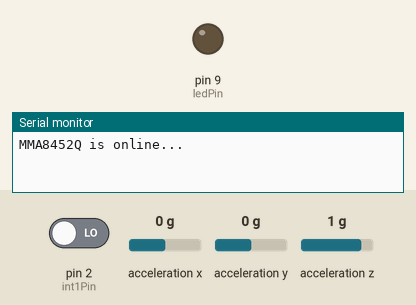
Simulated run of this sketch. Board: Arduino Uno, built with avr-gcc and run on an emulated ATmega328P. On the bench: output pins drawn as LEDs (lit = HIGH), the last lines printed to the serial monitor. Wiring (inferred from the names in the program): MMA8452 accelerometer at I2C address 0x1D. Inputs (shaded band) come from the test bench; at power-on: pin 2 (int1Pin) LOW, acceleration z 1 g, acceleration x 0 g, acceleration y 0 g.

Above: at 1.2 s.
1.3 s: pin 2 (int1Pin) driven HIGH
At 1.8 s:
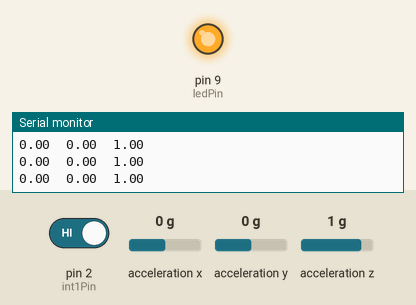
2.8 s: acceleration z set to 0.6 g
At 3.4 s:
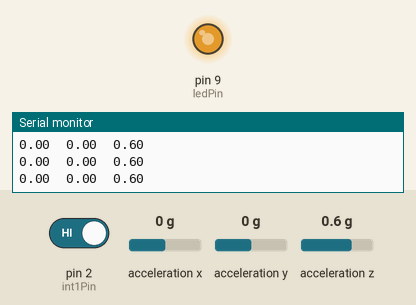
4.4 s: acceleration x set to 0.4 g
At 5.1 s:
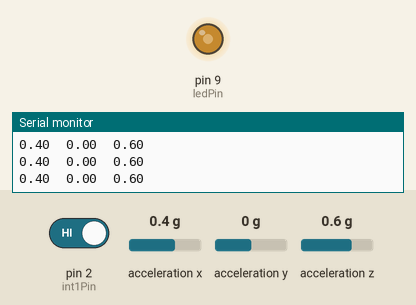
7.4 s: acceleration x set to 0.7 g
8.9 s: acceleration x set to 1 g
At 9.8 s:
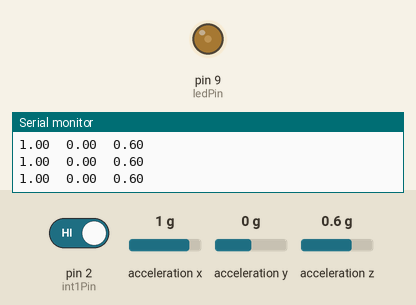
11.5 s: acceleration x set to 0.8 g
At 12.5 s:
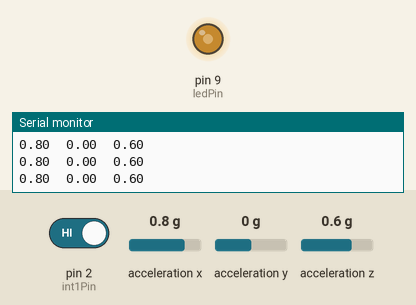
Timing chart, 0 to 14.5 s (numbered marks = the images above; inputs shaded):
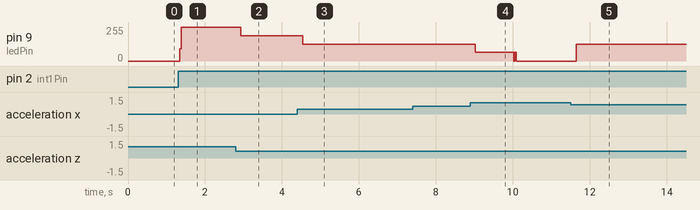

The sketch:

braike.ino
```cpp
/*
 Hardware setup:
 MMA8452Q Breakout ------- Arduino
 3.3V --------------------- 3.3V
 SDA ----------------------- A4
 SCL ----------------------- A5
 INT2 ---------------------- D3
 INT1 ---------------------- D2
 GND ---------------------- GND

 SDA and SCL should have external pull-up resistors (to 3.3V).
 10k resistors worked for me. They should be on the breakout
 board.

 Note: The MMA8452 is an I2C sensor, however this code does
 not make use of the Arduino Wire library. Because the sensor
 is not 5V tolerant, we can't use the internal pull-ups used
 by the Wire library. Instead use the included i2c.h, defs.h and types.h files.
 */
#include "i2c.h"  // not the wire library, can't use pull-ups

// The MMA8452Q breakout board defaults to 1, set to 0 if SA0 jumper on the bottom of the board is set
#define SA0 1
#if SA0
#define MMA8452_ADDRESS 0x1D  // SA0 is high, 0x1C if low
#else
#define MMA8452_ADDRESS 0x1C
#endif

/* Set the scale to either 2 (+/-2), 4 or 8g */
const byte GSCALE = 2;
/* Set the output data rate. Value should be between 0 and 7 */
const byte dataRate = 4;  // 0=800Hz, 1=400, 2=200, 3=100, 4=50, 5=12.5, 6=6.25, 7=1.56

/* Pin definitions */
int int1Pin = 2;    // These can be changed, 2 and 3 are the Arduinos external interruption pins
int ledPin  = 9;    // digital pin where the LED is connected. Connect to a pin that was pulse width modulation to fake analog output.

/* Led variables */
int LEDstate = LOW;             // LEDstate used to set the LED
long previousMillis = 0;        // will store last time LED was updated
int resting_brightness = 0;             // how bright the LED is. value [0,255]
// the follow variables is a long because the time, measured in miliseconds,
// will quickly become a bigger number than can be stored in an int.
const long intervalLED = 1000;//5000;  // interval at which to blink (milliseconds)
long LEDonMillis;               // will store last time the led time was updated

/* Sleep variables */
const long intervalSleep = 60000;  // interval at which to go to sleep (milliseconds)

/* Accel variables */
int accelCount[3];  // Stores the 12-bit signed value
float accelG[3], hypotenuse;    // Stores the real accel value in g's

/* Moving average variables */
float Sample_Vector[9];
float subtotal, min, max, acc;

/* Threshold variables */
bool brakeLed = false;
float soft_braking, medium_braking, strong_braking, maximum_value;


void setup()
{
	byte c;

	/* Debug printing */
	Serial.begin(9600);

	/* Set up the interrupt pins, they're set as active high, push-pull */
	pinMode(int1Pin, INPUT);
	digitalWrite(int1Pin, LOW);
	pinMode(ledPin, OUTPUT);

	/* Initialize LED */
	analogWrite(ledPin,resting_brightness);

	/* Read the WHO_AM_I register, this is a good test of communication */
	c = readRegister(0x0D);  // read WHO_AM_I register
	if (c == 0x2A) {// WHO_AM_I should always be 0x2A
		initMMA8452(GSCALE, dataRate);  // init the accelerometer if communication is OK
		/* Debug printing */
		Serial.println("MMA8452Q is online...");
	}
	else {
		/* Debug printing */
		Serial.print("Could not connect to MMA8452Q: 0x");
		Serial.println(c, HEX);
		while(1) ; // loop forever if communication doesn't happen
	}

	/* Set up thresholds */
	maximum_value = 2;
	soft_braking = 0.3 * maximum_value;
	medium_braking = 0.5 * maximum_value;
	strong_braking = 0.7 * maximum_value;
}

/**
 * Main loop
 */
void loop()
{
	static byte source;

	// If int1 goes high, all data registers have new data
	if (digitalRead(int1Pin)==1) { // Interrupt pin, should probably attach to interrupt function

		/* Digital filtering using a moving average as a low-pass filter */
		subtotal = 0;
		for(int k=0; k<10; ++k){
			if(k!=9)
				Sample_Vector[k] = Sample_Vector[k+1];
			else {
				/* When new data available, read the x/y/z adc values */
				readAccelData(accelCount);

				/* Now we'll calculate the accleration value into actual g's.
				   because of the moving average, their amplitude is reduced */
				for (int i=0; i<3; i++)
					accelG[i] = (float) accelCount[i]/((1<<12)/(2*GSCALE));

				/* compute tilt */
				hypotenuse = sqrt( sq(accelG[2]) + sq(abs((accelG[0]-1))) );

				Sample_Vector[9] = hypotenuse;

			}
			subtotal += Sample_Vector[k];

			/* Calculation of the max and the min in the buffer vector */
			if( Sample_Vector[k] < min )
				min = Sample_Vector[k];
			if( Sample_Vector[k] > max )
				max = Sample_Vector[k];
		}
		/* Calculation of the moving average value */
		acc = ((subtotal - min - max)/8);

		/* Debug printing */
		// Serial.print(Sample_Vector[9]);
		// Serial.print("\t");  // tabs in between axes
		// Serial.print(acc);
		// Serial.print("\t");  // tabs in between axes
		// Serial.print(1);
		// Serial.println();

		/* Debug printing */
		Serial.print(accelG[0]);
		Serial.print("\t");  // tabs in between axes
		Serial.print(accelG[1]);
		Serial.print("\t");  // tabs in between axes
		Serial.print(accelG[2]);
		Serial.println();


		/* Lookup activation thresholds */
		if(acc > strong_braking){ 		/* it corresponds to the maximum braking effort */
    			analogWrite(ledPin, 255); 	/* set the PWM duty cycle to 100% */
			brakeLed = TRUE;
		}
		else if(acc > medium_braking){		/* it corresponds to a medium braking effort */
			analogWrite(ledPin, 191); 	/* set the PWM duty cycle to 75% */
			brakeLed = TRUE;
		}
		else if(acc > soft_braking){		/* it corresponds to a soft braking effort */
			analogWrite(ledPin, 127);	/* set the PWM duty cycle to 50% */
			brakeLed = TRUE;
		}
		else{ 					/* if no braking */
			analogWrite(ledPin, 64); 	/* PWM duty cycle to 25% */
			brakeLed = FALSE;
		}
		checkTimers();
	}
}


/*
 * Lights the LED if order brakeLed is received,
 * powers it off after intervalLED milliseconds.
 *
 * Makes all go to sleep if no movement is received in intervalSleep millis.
 *
 */
void checkTimers()
{
	/* Blink sincHoriario LED */
	if (brakeLed){// if time sync frame, light up led
		LEDonMillis = millis();
		brakeLed = false;
	}
	/* Check to see if it's time to power off the LED;
	   that is, if the difference between the current time and last time you
	   blinked the LED is bigger than the interval at which you want to have
	   the LED on */
	unsigned long currentMillis = millis();
	if(currentMillis - LEDonMillis > intervalLED) {
		// save the last time you blinked the LED
		analogWrite(ledPin, resting_brightness); // default brightness
	}
}


/**
 * Retrieves Accel Data and calculates g values
 */
void readAccelData(int * destination)
{
	byte rawData[6];  // x/y/z accel register data stored here

	readRegisters(0x01, 6, &rawData[0]);  // Read the six raw data registers into data array

	/* Loop to calculate 12-bit ADC and g value for each axis */
	for (int i=0; i<6; i+=2) {
		destination[i/2] = ((rawData[i] << 8) | rawData[i+1]) >> 4;  // Turn the MSB and LSB into a 12-bit value
		if (rawData[i] > 0x7F) {
			/* If the number is negative, we have to make it so manually (no 12-bit data type) */
			destination[i/2] = ~destination[i/2] + 1;
			destination[i/2] *= -1;  // Transform into negative 2's complement #
		}
	}
}

/**
 * Initialize the MMA8452 registers
 * See the many application notes for more info on setting all of these registers
 * on the MMA8452Q datasheet.
 * Feel free to modify any values, these are settings that work well for me.
 */
void initMMA8452(byte fsr, byte dataRate)
{
	MMA8452Standby();  // Must be in standby to change registers

	/* Set up the full scale range to 2, 4, or 8g */
	if ((fsr==2)||(fsr==4)||(fsr==8))
		writeRegister(0x0E, fsr >> 2);
	else
		writeRegister(0x0E, 0);

	/* Setup the 3 data rate bits, from 0 to 7 */
	writeRegister(0x2A, readRegister(0x2A) & ~(0x38));
	if (dataRate <= 7)
		writeRegister(0x2A, readRegister(0x2A) | (dataRate << 3));

	/* Set up portrait/landscap registers - 4 steps:
	   1. Enable P/L
	   2. Set the back/front angle trigger points (z-lock)
	   3. Set the threshold/hysteresis angle
	   4. Set the debouce rate
	   For more info check out the MMA8452Q data sheet */
	writeRegister(0x11, 0x40);  // 1. Enable P/L
	writeRegister(0x13, 0x44);  // 2. 29deg z-lock (don't think this register is actually writable)
	writeRegister(0x14, 0x84);  // 3. 45deg thresh, 14deg hyst (don't think this register is writable either)
	writeRegister(0x12, 0x50);  // 4. debounce counter at 100ms (at 800 hz)

	/* Set up single and double tap - 5 steps:
		1. Set up single and/or double tap detection on each axis individually.
		2. Set the threshold - minimum required acceleration to cause a tap.
		3. Set the time limit - the maximum time that a tap can be above the threshold
		4. Set the pulse latency - the minimum required time between one pulse and the next
		5. Set the second pulse window - maximum allowed time between end of latency and start of second pulse
	   for more info check out this app note: http://cache.freescale.com/files/sensors/doc/app_note/AN4072.pdf */
	writeRegister(0x21, 0x7F);  // 1. enable single/double taps on all axes
	// writeRegister(0x21, 0x55);  // 1. single taps only on all axes
	// writeRegister(0x21, 0x6A);  // 1. double taps only on all axes
	writeRegister(0x23, 0x20);  // 2. x thresh at 2g, multiply the value by 0.0625g/LSB to get the threshold
	writeRegister(0x24, 0x20);  // 2. y thresh at 2g, multiply the value by 0.0625g/LSB to get the threshold
	writeRegister(0x25, 0x08);  // 2. z thresh at .5g, multiply the value by 0.0625g/LSB to get the threshold
	writeRegister(0x26, 0x30);  // 3. 30ms time limit at 800Hz odr, this is very dependent on data rate, see the app note
	writeRegister(0x27, 0xA0);  // 4. 200ms (at 800Hz odr) between taps min, this also depends on the data rate
	writeRegister(0x28, 0xFF);  // 5. 318ms (max value) between taps max

	/* Set up interrupt 1 and 2 */
	writeRegister(0x2C, 0x02);  // Active high, push-pull interrupts
	writeRegister(0x2D, 0x19);  // DRDY, P/L and tap ints enabled
	writeRegister(0x2E, 0x01);  // DRDY on INT1, P/L and taps on INT2

	MMA8452Active();  // Set to active to start reading
}

/**
 * Sets the MMA8452 to standby mode.
 * It must be in standby to change most register settings
 */
void MMA8452Standby()
{
	byte c = readRegister(0x2A);
	writeRegister(0x2A, c & ~(0x01));
}

/**
 * Sets the MMA8452 to active mode.
 * Needs to be in this mode to output data
 */
void MMA8452Active()
{
	byte c = readRegister(0x2A);
	writeRegister(0x2A, c | 0x01);
}

/**
 * Read i registers sequentially, starting at address into the dest byte array
 */
void readRegisters(byte address, int i, byte * dest)
{
	i2cSendStart();
	i2cWaitForComplete();

	i2cSendByte((MMA8452_ADDRESS<<1)); // write 0xB4
	i2cWaitForComplete();

	i2cSendByte(address);	// write register address
	i2cWaitForComplete();

	i2cSendStart();
	i2cSendByte((MMA8452_ADDRESS<<1)|0x01); // write 0xB5
	i2cWaitForComplete();
	for (int j=0; j<i; j++) {
		i2cReceiveByte(TRUE);
		i2cWaitForComplete();
		dest[j] = i2cGetReceivedByte(); // Get MSB result
	}
	i2cWaitForComplete();
	i2cSendStop();

	cbi(TWCR, TWEN); // Disable TWI
	sbi(TWCR, TWEN); // Enable TWI
}

/**
 * Read a single byte from address and return it as a byte
 */
byte readRegister(uint8_t address)
{
	byte data;

	i2cSendStart();
	i2cWaitForComplete();

	i2cSendByte((MMA8452_ADDRESS<<1)); // Write 0xB4
	i2cWaitForComplete();

	i2cSendByte(address);	// Write register address
	i2cWaitForComplete();

	i2cSendStart();

	i2cSendByte((MMA8452_ADDRESS<<1)|0x01); // Write 0xB5
	i2cWaitForComplete();
	i2cReceiveByte(TRUE);
	i2cWaitForComplete();

	data = i2cGetReceivedByte();	// Get MSB result
	i2cWaitForComplete();
	i2cSendStop();

	cbi(TWCR, TWEN);	// Disable TWI
	sbi(TWCR, TWEN);	// Enable TWI

	return data;
}

/**
 * Writes a single byte (data) into address
 */
void writeRegister(unsigned char address, unsigned char data)
{
	i2cSendStart();
	i2cWaitForComplete();

	i2cSendByte((MMA8452_ADDRESS<<1)); // Write 0xB4
	i2cWaitForComplete();

	i2cSendByte(address);	// Write register address
	i2cWaitForComplete();

	i2cSendByte(data);
	i2cWaitForComplete();

	i2cSendStop();
}
```

defs.h
```cpp
/*! \file avrlibdefs.h \brief AVRlib global defines and macros. */
//*****************************************************************************
//
// File Name	: 'avrlibdefs.h'
// Title		: AVRlib global defines and macros include file
// Author		: Pascal Stang
// Created		: 7/12/2001
// Revised		: 9/30/2002
// Version		: 1.1
// Target MCU	: Atmel AVR series
// Editor Tabs	: 4
//
//	Description : This include file is designed to contain items useful to all
//					code files and projects, regardless of specific implementation.
//
// This code is distributed under the GNU Public License
//		which can be found at http://www.gnu.org/licenses/gpl.txt
//
//*****************************************************************************


#ifndef AVRLIBDEFS_H
#define AVRLIBDEFS_H

//#define F_CPU 4000000
#define MEM_TYPE 1

// Code compatibility to new AVR-libc
// outb(), inb(), inw(), outw(), BV(), sbi(), cbi(), sei(), cli()
#ifndef outb
	#define	outb(addr, data)	addr = (data)
#endif
#ifndef inb
	#define	inb(addr)			(addr)
#endif
#ifndef outw
	#define	outw(addr, data)	addr = (data)
#endif
#ifndef inw
	#define	inw(addr)			(addr)
#endif
#ifndef BV
	#define BV(bit)			(1<<(bit))
#endif
//#ifndef cbi
//	#define cbi(reg,bit)	reg &= ~(BV(bit))
//#endif
//#ifndef sbi
//	#define sbi(reg,bit)	reg |= (BV(bit))
//#endif
#ifndef cli
	#define cli()			__asm__ __volatile__ ("cli" ::)
#endif
#ifndef sei
	#define sei()			__asm__ __volatile__ ("sei" ::)
#endif

// support for individual port pin naming in the mega128
// see port128.h for details
#ifdef __AVR_ATmega128__
// not currently necessary due to inclusion
// of these defines in newest AVR-GCC
// do a quick test to see if include is needed
#ifndef PD0
	//#include "port128.h"
#endif
#endif

// use this for packed structures
// (this is seldom necessary on an 8-bit architecture like AVR,
//  but can assist in code portability to AVR)
#define GNUC_PACKED __attribute__((packed))

// port address helpers
#define DDR(x) ((x)-1)    // address of data direction register of port x
#define PIN(x) ((x)-2)    // address of input register of port x

// MIN/MAX/ABS macros
#define MIN(a,b)			((a<b)?(a):(b))
#define MAX(a,b)			((a>b)?(a):(b))
#define ABS(x)				((x>0)?(x):(-x))

// constants
#define PI		3.14159265359

#endif
```

types.h
```cpp
//useful things to include in code

#ifndef TYPES_H
#define TYPES_H

#ifndef WIN32
	// true/false defines
	#define FALSE	0
	#define TRUE	-1
#endif

// datatype definitions macros
typedef unsigned char  u08;
typedef   signed char  s08;
typedef unsigned short u16;
typedef   signed short s16;
typedef unsigned long  u32;
typedef   signed long  s32;
typedef unsigned long long u64;
typedef   signed long long s64;

/* use inttypes.h instead
// C99 standard integer type definitions
typedef unsigned char	uint8_t;
typedef   signed char	int8_t;
typedef unsigned short	uint16_t;
typedef   signed short	int16_t;
typedef unsigned long	uint32_t;
typedef   signed long	int32_t;
typedef unsigned long	uint64_t;
typedef   signed long	int64_t;
*/
// maximum value that can be held
// by unsigned data types (8,16,32bits)
#define MAX_U08	255
#define MAX_U16	65535
#define MAX_U32	4294967295

// maximum values that can be held
// by signed data types (8,16,32bits)
#define MIN_S08	-128
#define MAX_S08	127
#define MIN_S16	-32768
#define MAX_S16	32767
#define MIN_S32	-2147483648
#define MAX_S32	2147483647

#ifndef WIN32
	// more type redefinitions
	typedef unsigned char   BOOL;
	typedef unsigned char	BYTE;
	typedef unsigned int	WORD;
	typedef unsigned long	DWORD;

	typedef unsigned char	UCHAR;
	typedef unsigned int	UINT;
	typedef unsigned short  USHORT;
	typedef unsigned long	ULONG;

	typedef char			CHAR;
	typedef int				INT;
	typedef long			LONG;
#endif

#endif
```

Source omitted: i2c.h (4883 bytes)

Measured:
- the behaviour switches between 0.8 and 0.7 g on acceleration z (found by bisection; images 1 and 2)
- the behaviour switches between 0.2 and 0.3 g on acceleration x (found by bisection; images 2 and 3)
- the behaviour switches between 0.8 and 0.9 g on acceleration x (found by bisection; images 3 and 4)
- after the input at 1.3 s, pin 9 (ledPin): 0/255 → 255/255 after 0.05 s
- after the input at 2.8 s, pin 9 (ledPin): 255/255 → 191/255 after 0.13 s
- after the input at 4.4 s, pin 9 (ledPin): 191/255 → 127/255 after 0.14 s
- after the input at 8.9 s, pin 9 (ledPin): 127/255 → 64/255 after 0.12 s, → 0/255 1.0 s later
- after the input at 11.5 s, pin 9 (ledPin): 0/255 → 127/255 after 0.15 s
